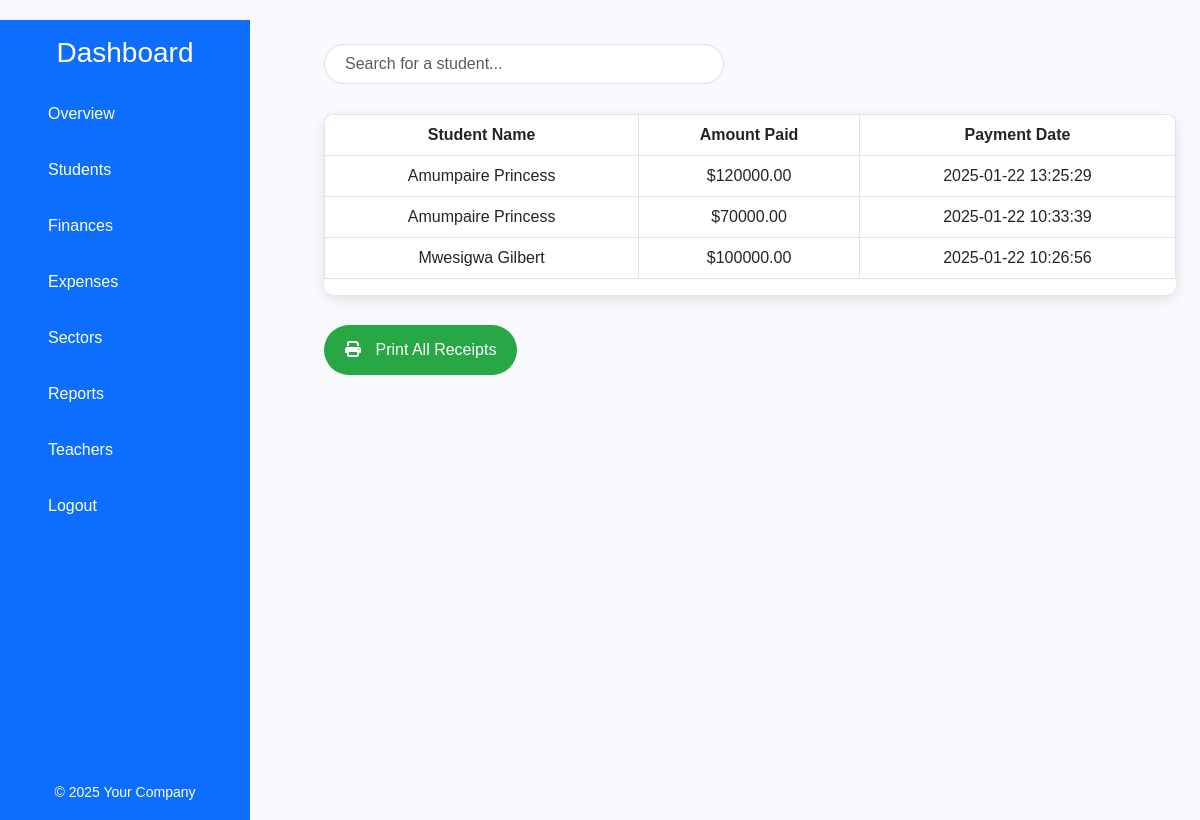
The app's page /payment_history.php with its own data.
### tables this page shows
CREATE TABLE `payments` (
  `id` int(11) NOT NULL,
  `student_id` int(11) DEFAULT NULL,
  `amount_paid` decimal(10,2) DEFAULT NULL,
  `payment_date` timestamp NOT NULL DEFAULT current_timestamp()
);

CREATE TABLE `students` (
  `id` int(11) NOT NULL,
  `name` varchar(255) NOT NULL,
  `class` varchar(10) NOT NULL,
  `fees` decimal(10,2) NOT NULL,
  `parent_name` varchar(255) NOT NULL,
  `parent_phone` varchar(20) NOT NULL,
  `dob` date NOT NULL,
  `residence` varchar(255) NOT NULL,
  `village` varchar(255) NOT NULL
);

### payment_history.php (the view, shortened to what this page needs)
<?php
include('config.php');
$query = "
    SELECT
        s.name AS student_name,
        p.amount_paid,
        p.payment_date
    FROM
        payments p
    JOIN
        students s
    ON
        p.student_id = s.id
    ORDER BY
        p.payment_date DESC
";
$result = mysqli_query($conn, $query);
if (mysqli_num_rows($result) == 0) {
    $no_data = true;
} else {
    $no_data = false;
}
?>
<!DOCTYPE html>
<html lang="en">
<head>
    <link href="https://cdn.jsdelivr.net/npm/bootstrap@5.3.0-alpha1/dist/css/bootstrap.min.css" rel="stylesheet">
</head>
<body class="d-flex">
    <div class="col-3 p-0">
        <?php include('includes/navigation.php'); ?>
    </div>
    <div class="col-9 p-4">
                    <div class="search-bar">
                        <input type="text" class="form-control" id="search-bar" placeholder="Search for a student...">
                    </div>
                    <div class="table-container">
                        <table class="table table-bordered table-hover">
                            <thead>
                                <tr>
                                    <th>Student Name</th>
                                    <th>Amount Paid</th>
                                    <th>Payment Date</th>
                                </tr>
                            </thead>
                            <tbody id="payment-history-table">
                                <?php
                                if (!$no_data) {
                                    while ($row = mysqli_fetch_assoc($result)) {
                                        echo "
                                        <tr>
                                            <td>{$row['student_name']}</td>
                                            <td>\${$row['amount_paid']}</td>
                                            <td>{$row['payment_date']}</td>
                                        </tr>
                                        ";
                                    }
                                } else {
                                    echo "<tr class='no-data'><td colspan='3'>No payment records found</td></tr>";
                                }
                                ?>
                            </tbody>
                        </table>
                    </div>
                    <a href="print_all_receipts.php" class="btn btn-print">
                        <i class="fas fa-print"></i> Print All Receipts
                    </a>
                </div>
</body>
</html>

### payment_history.php (style rules this page uses)
body { font-family: 'Arial', sans-serif; background-color: #f7f9fc; margin-top: 20px; }
.search-bar { width: 100%; max-width: 400px; margin-bottom: 30px; }
.search-bar input { height: 40px; border-radius: 25px; padding-left: 20px; font-size: 16px; }
.table-container { background: #fff; border-radius: 10px; box-shadow: 0 4px 12px rgba(0, 0, 0, 0.1); overflow: hidden; }
table { width: 100%; border-collapse: collapse; }
thead { background-color: #007bff; color: white; }
th, td { padding: 15px; text-align: center; }
tbody tr:nth-child(even) { background-color: #f9f9f9; }
.btn-print { background-color: #28a745; color: white; border-radius: 25px; padding: 12px 20px; text-align: center; font-size: 16px; margin-top: 30px; }
.btn-print i { margin-right: 10px; }

### records on screen
payments: student.name "Amumpaire Princess", amount_paid "120000.00", payment_date "2025-01-22 13:25:29"
payments: student.name "Amumpaire Princess", amount_paid "70000.00", payment_date "2025-01-22 10:33:39"
payments: student.name "Mwesigwa Gilbert", amount_paid "100000.00", payment_date "2025-01-22 10:26:56"
